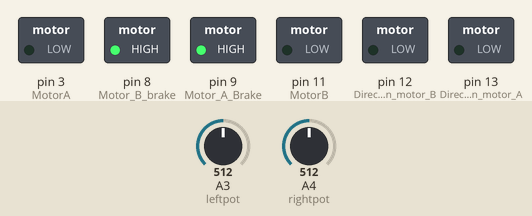
The sketch below on a simulated Arduino Uno, built with avr-gcc and run on an emulated ATmega328P. Shown: switched loads named in the sketch (green lamp = pin HIGH). The inputs (shaded band) are chosen by the test bench; at power-on: A3 (leftpot) = 512, A4 (rightpot) = 512.

Above: at 1.2 s.
1.3 s: A3 (leftpot) set to 534
At 2.0 s:
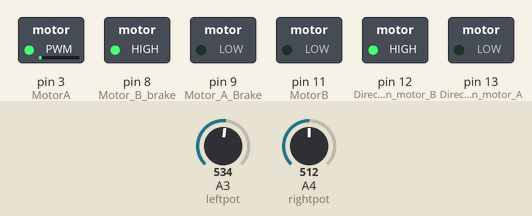
2.8 s: A4 (rightpot) set to 532
At 3.1 s:
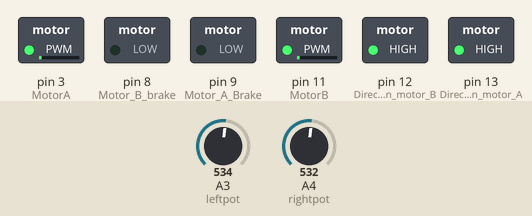
4.3 s: A4 (rightpot) set to 511
At 5.5 s:
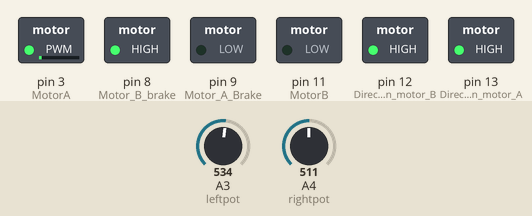
5.8 s: A3 (leftpot) set to 511
At 6.6 s:
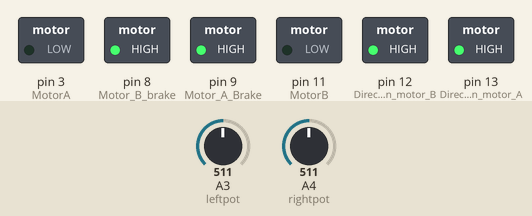
7.3 s: A4 (rightpot) set to 530
At 7.7 s:
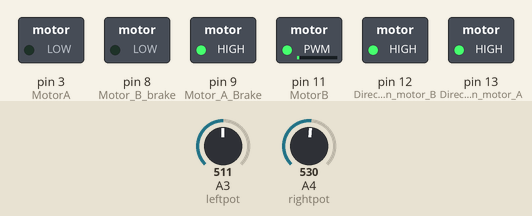
8.8 s: A3 (leftpot) set to 490
At 10.1 s:
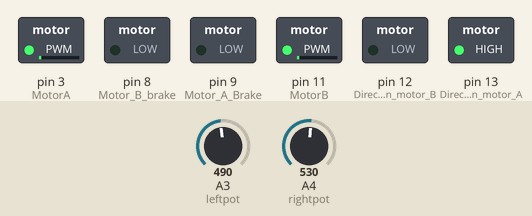
Timing chart, 0 to 11.3 s (numbered marks = the images above; inputs shaded):
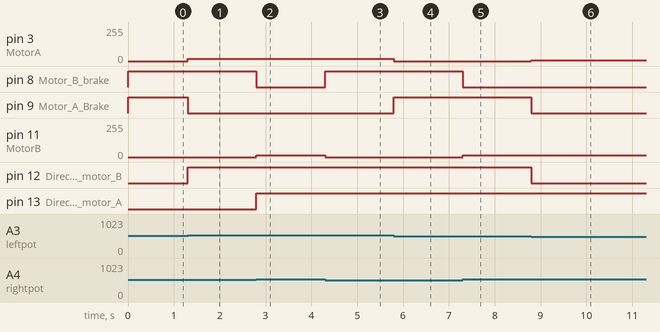

Measured:
- the behaviour switches between 519 and 520 on A3 (leftpot) (found by bisection; images 0 and 1)
- the behaviour switches between 514 and 515 on A4 (rightpot) (found by bisection; images 1 and 2)
- after the input at 1.3 s, pin 3 (MotorA): 0/255 → 16/255 at once; pin 9 (Motor_A_Brake): HIGH → LOW at once; pin 12 (Direction_motor_B): LOW → HIGH at once
- after the input at 2.8 s, pin 8 (Motor_B_brake): HIGH → LOW at once; pin 11 (MotorB): 0/255 → 15/255 at once; pin 13 (Direction_motor_A): LOW → HIGH at once
- after the input at 4.3 s, pin 8 (Motor_B_brake): LOW → HIGH at once; pin 11 (MotorB): 15/255 → 0/255 at once
- after the input at 5.8 s, pin 3 (MotorA): 16/255 → 0/255 at once; pin 9 (Motor_A_Brake): LOW → HIGH at once
- after the input at 7.3 s, pin 8 (Motor_B_brake): HIGH → LOW at once; pin 11 (MotorB): 0/255 → 14/255 at once
- after the input at 8.8 s, pin 3 (MotorA): 0/255 → 4/255 at once; pin 9 (Motor_A_Brake), pin 12 (Direction_motor_B): HIGH → LOW at once

The sketch:

Tank_drive.ino
```cpp
/*******************************************************
 *  Name: Tevon Hodge
 *  Created: 7-31-2014
 *  Desc: Simulate tank drive for a two motor vehicle
           that is controlled by two potentiometers
 *  Notes:
 ******************************************************/

/*************************
|  VARIABLE DECLARATIONS |
*************************/

int leftpot = 3;
int rightpot = 4;
int valueleft = 0;
int valueright = 0;
int ledpin = 13;
int SpeedA = 0;
int SpeedB = 0;
int MotorA = 3;
int MotorB = 11;


//Motor A is the motor on the left side of the bot
//Motor B is the motor on the right side of the bot

void setup (){
  pinMode (13,OUTPUT); //Direction motor A
  pinMode (12,OUTPUT); //Direction motor B
  pinMode (11,OUTPUT); //Motor B PWM
  pinMode (9,OUTPUT);  //Motor A Brake
  pinMode (8,OUTPUT);  //Motor B brake
  pinMode (3,OUTPUT);  //Motor A PWM
  Serial.begin(9600);
}

/*************
|  MAIN LOOP |
*************/

void loop(){

valueleft = analogRead(leftpot);  // Read left joystick value
valueright = analogRead(rightpot);  // Read Right joystick value
SpeedA= analogRead(leftpot);
SpeedB= analogRead(rightpot);


// Left wheel move forward
if (valueleft >= 520) {
  digitalWrite(12, HIGH);
  SpeedA= map(SpeedA, 500,1023,0,255);//Scaling PWM Signal
  analogWrite(MotorA, SpeedA);

}

// Left wheel move backward
if (valueleft <= 500) {
  digitalWrite(12, LOW);
  SpeedA= map(SpeedA, 499,0,0,255);//Scaling PWM Signal
  analogWrite(MotorA, SpeedA);

}


// Right wheel move forward
if (valueright >= 515) {
  digitalWrite (13, HIGH);
  SpeedB= map(SpeedB, 500,1023,0,255); //Scaling PWM Signal
  analogWrite(MotorB, SpeedB);

}

// Right wheel move backward
if (valueright <= 490) {
  digitalWrite (13, LOW);
  SpeedB= map(SpeedB, 499,0,0,255); //Scaling PWM Signal
  analogWrite(MotorB, SpeedB);
}


// Left Wheel brake
if (valueleft < 520 && valueleft > 500){
  digitalWrite (9, HIGH);
  analogWrite (MotorA, 0);
} else {
  digitalWrite (9, LOW);
}

// Right  Wheel brake
if (valueright < 515 && valueright > 490) {
  digitalWrite (8, HIGH);
  SpeedA=0;
  analogWrite (MotorB, 0);
} else {
  digitalWrite (8, LOW);
}

}
```
